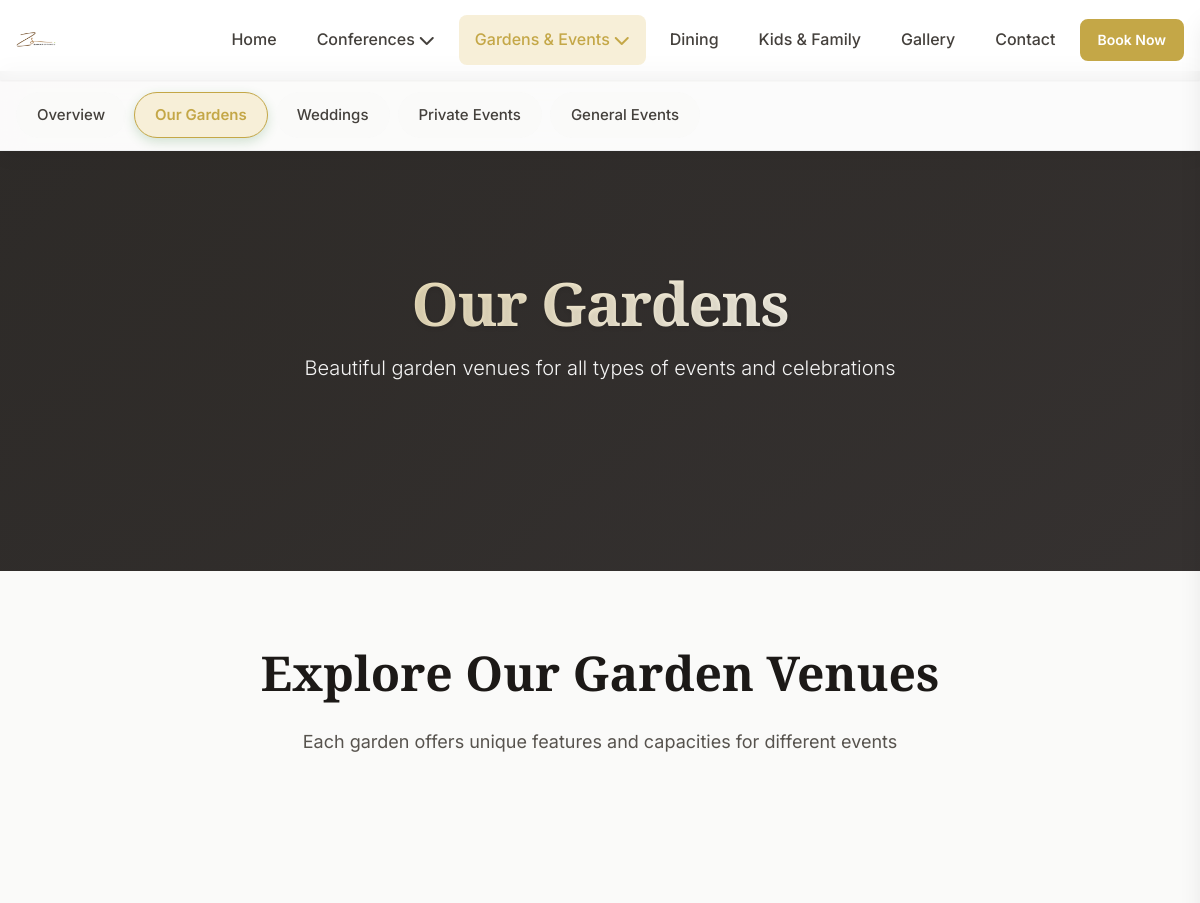
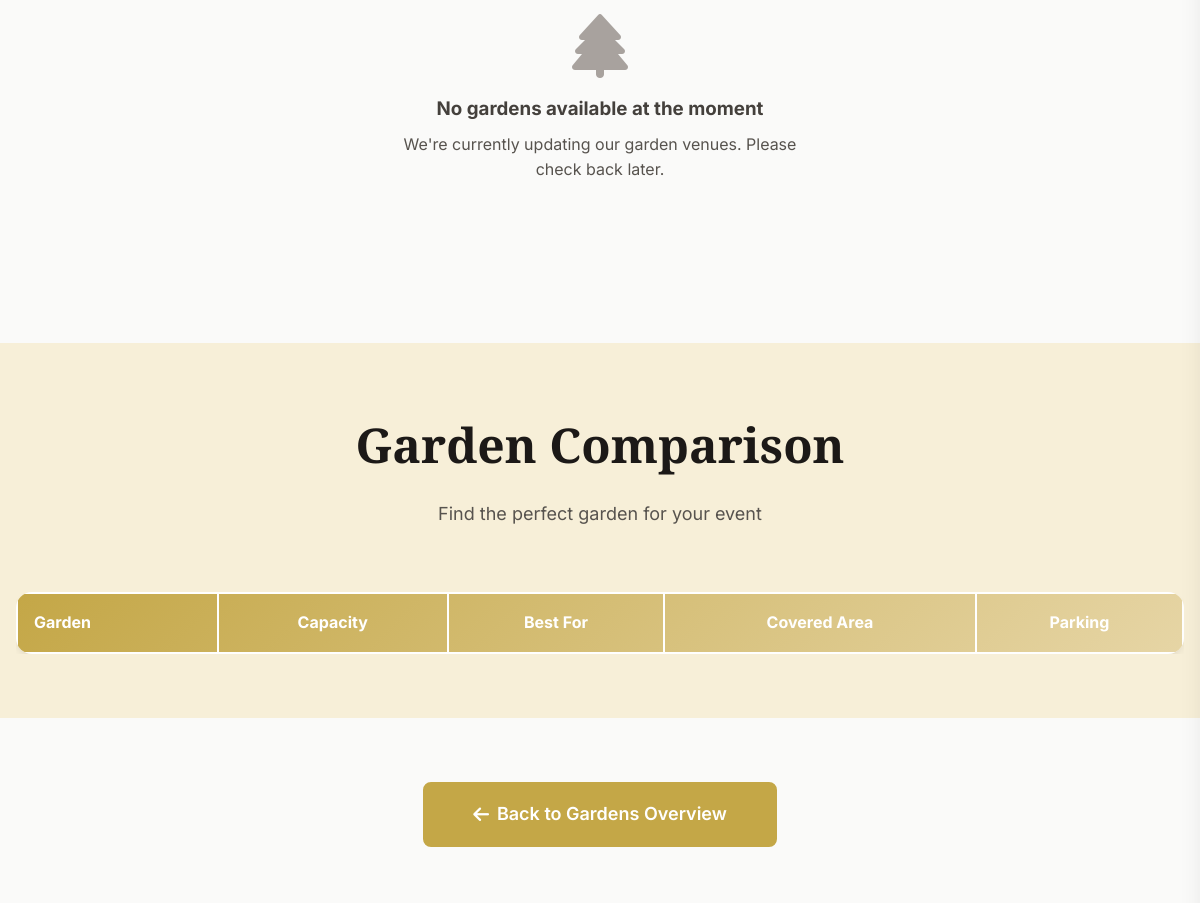
The page /gardens/gardens/ (upper part) on the database as committed earlier (2 pictures, top to bottom).
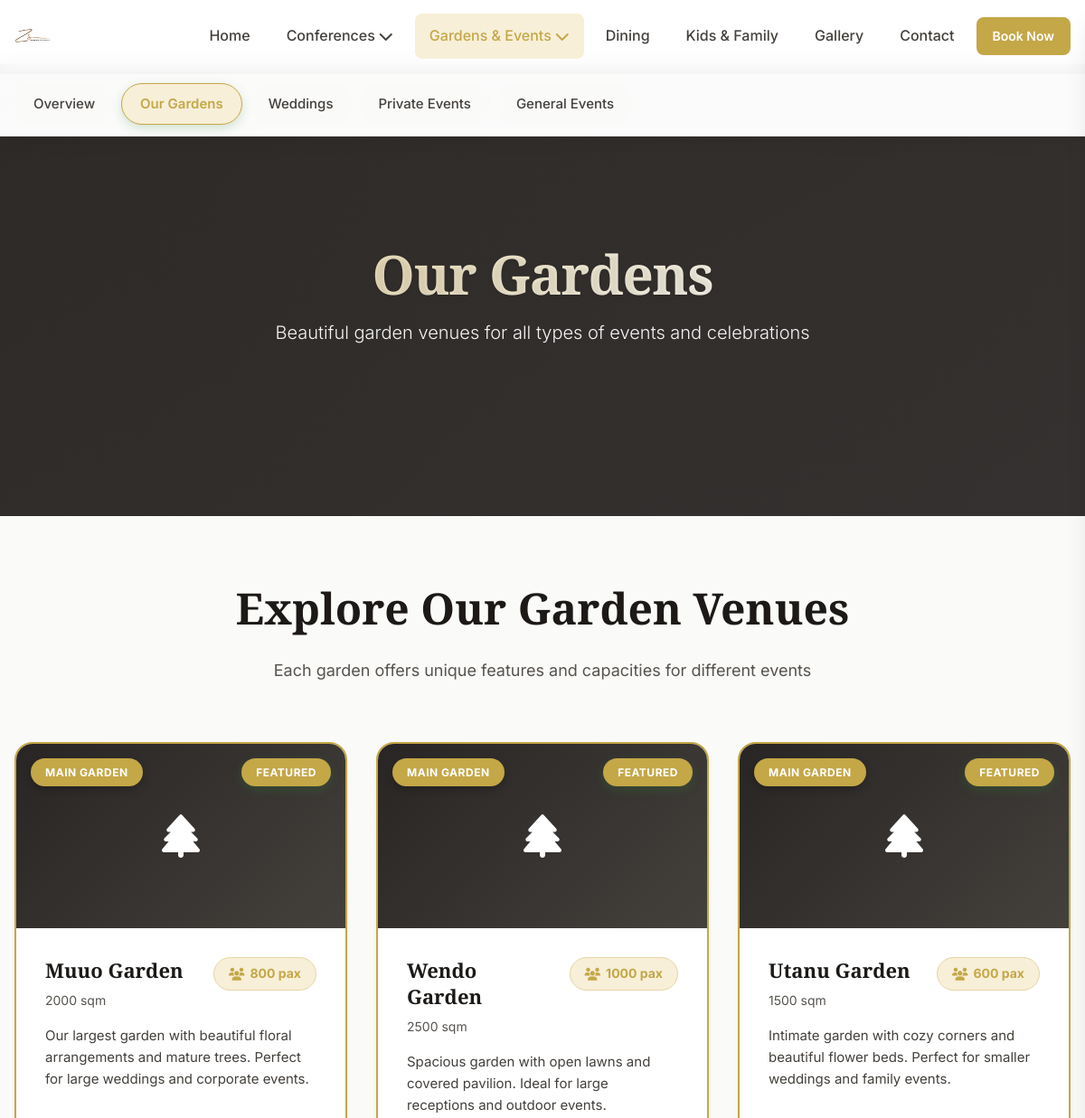
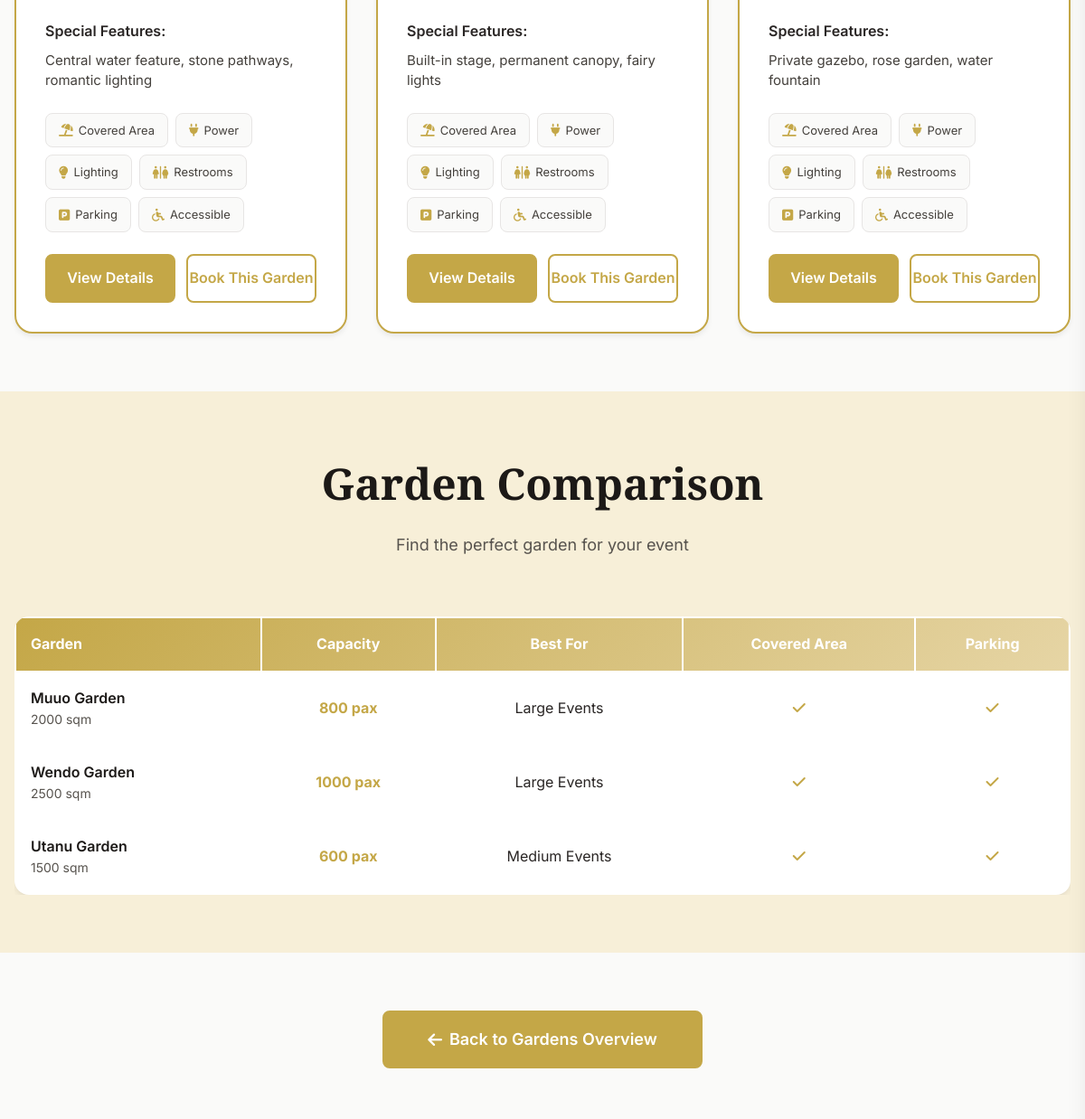
The same page on the database as committed later (2 pictures, top to bottom).
### apps/gardens/models.py (models this page shows, shortened)
class Garden(models.Model):
    GARDEN_TYPES = [
        ('main', 'Main Garden'),
        ('event', 'Event Garden'),
        ('special', 'Special Garden'),
    ]
    name = models.CharField(max_length=100)
    slug = models.SlugField(unique=True)
    garden_type = models.CharField(max_length=20, choices=GARDEN_TYPES)
    capacity = models.IntegerField(
        validators=[MinValueValidator(0)],
        help_text="Maximum capacity for events"
    )
    description = models.TextField()
    featured_image = models.ImageField(
        upload_to='gardens/',
        blank=True
    )
    has_covered_area = models.BooleanField(default=True)
    has_power = models.BooleanField(default=True)
    has_lighting = models.BooleanField(default=True)
    has_restrooms = models.BooleanField(default=True)
    has_parking = models.BooleanField(default=True)
    is_wheelchair_accessible = models.BooleanField(default=True)
    area = models.CharField(max_length=100, blank=True)
    special_features = models.TextField(blank=True)
    is_featured = models.BooleanField(default=False)
    is_active = models.BooleanField(default=True)
    display_order = models.IntegerField(default=0)
    class Meta:
        verbose_name = "Garden"
        verbose_name_plural = "Gardens"
        ordering = ['display_order', 'name']

### apps/gardens/views.py (the view)
# urls.py: path('gardens/', views.gardens_detail_view, name='gardens_list'),
def gardens_detail_view(request):
    gardens = Garden.objects.filter(is_active=True).order_by('display_order')
    context = {
        'gardens': gardens,
        'category': 'Our Gardens',
        'category_description': 'Explore our beautiful garden venues'
    }
    return render(request, 'gardens/gardens_detail.html', context)

### apps/gardens/templates/gardens/gardens_detail.html (shortened to what this page needs)
{% extends "gardens/base.html" %}
{% load static %}
{% block gardens_content %}
<section class="gardens-hero">
    <div class="container">
        <div class="gardens-hero-content">
            <h1 class="gardens-hero-title">Our Gardens</h1>
            <p class="gardens-hero-subtitle">Beautiful garden venues for all types of events and celebrations</p>
        </div>
    </div>
</section>
<section class="section-padding">
    <div class="container">
        <div class="section-header">
            <h2 class="section-title">Explore Our Garden Venues</h2>
            <p class="section-subtitle">Each garden offers unique features and capacities for different events</p>
        </div>
        {% if gardens %}
        <div class="gardens-grid">
            {% for garden in gardens %}
            <div class="garden-card {% if garden.is_featured %}garden-card-featured{% endif %}">
                <div class="garden-image-container">
                    {% if garden.featured_image %}
                    <img class="garden-image" src="{{ garden.featured_image.url }}" alt="{{ garden.name }}" loading="lazy">
                    {% else %}
                    <div class="room-image-placeholder">
                        <i class="fas fa-tree fa-3x"></i>
                    </div>
                    {% endif %}
                    <span class="garden-badge">{{ garden.get_garden_type_display }}</span>
                </div>
                <div class="garden-content">
                    <div class="garden-header">
                        <div>
                            <h3 class="garden-title">{{ garden.name }}</h3>
                            <p style="color: var(--neutral-600); font-size: 0.875rem;">
                                {{ garden.area }}
                            </p>
                        </div>
                        <div class="garden-capacity">
                            <i class="fas fa-users"></i>
                            {{ garden.capacity }} pax
                        </div>
                    </div>
                    <p class="garden-description">
                        {{ garden.description }}
                    </p>
                    {% if garden.special_features %}
                    <div style="margin-bottom: var(--space-lg);">
                        <p style="font-weight: 600; color: var(--neutral-800); margin-bottom: var(--space-2);">
                            Special Features:
                        </p>
                        <p style="color: var(--neutral-700); font-size: 0.9375rem; line-height: 1.5;">
                            {{ garden.special_features }}
                        </p>
                    </div>
                    {% endif %}
                    <div class="garden-features">
                        {% if garden.has_covered_area %}
                        <span class="garden-feature">
                            <i class="fas fa-umbrella-beach"></i>
                            Covered Area
                        </span>
                        {% endif %}
                        {% if garden.has_power %}
                        <span class="garden-feature">
                            <i class="fas fa-plug"></i>
                            Power
                        </span>
                        {% endif %}
                        {% if garden.has_lighting %}
                        <span class="garden-feature">
                            <i class="fas fa-lightbulb"></i>
                            Lighting
                        </span>
                        {% endif %}
                        {% if garden.has_restrooms %}
                        <span class="garden-feature">
                            <i class="fas fa-restroom"></i>
                            Restrooms
                        </span>
                        {% endif %}
                        {% if garden.has_parking %}
                        <span class="garden-feature">
                            <i class="fas fa-parking"></i>
                            Parking
                        </span>
                        {% endif %}
                        {% if garden.is_wheelchair_accessible %}
                        <span class="garden-feature">
                            <i class="fas fa-wheelchair"></i>
                            Accessible
                        </span>
                        {% endif %}
                    </div>
                    <div class="room-actions">
                        <a href="{% url 'gardens:garden_detail' garden.slug %}" class="btn btn-gold">
                            View Details
                        </a>
                        <a href="{% url 'gardens:garden_detail' garden.slug %}#booking" class="btn btn-outline-gold">
                            Book This Garden
                        </a>
                    </div>
                </div>
            </div>
            {% endfor %}
        </div>
        {% else %}
        <div class="text-center" style="padding: var(--space-12) 0;">
            <i class="fas fa-tree fa-4x" style="color: var(--neutral-400); margin-bottom: var(--space-4);"></i>
            <h3 style="margin-bottom: var(--space-2); color: var(--neutral-700);">No gardens available at the moment</h3>
            <p style="color: var(--neutral-600); max-width: 400px; margin: 0 auto;">
                We're currently updating our garden venues. Please check back later.
            </p>
        </div>
        {% endif %}
    </div>
</section>
<section class="section-padding bg-gold-light">
    <div class="container">
        <div class="section-header">
            <h2 class="section-title">Garden Comparison</h2>
            <p class="section-subtitle">Find the perfect garden for your event</p>
        </div>
        <div style="overflow-x: auto;">
            <table style="width: 100%; background: white; border-radius: 1rem; overflow: hidden; box-shadow: var(--card-shadow);">
                <thead>
                    <tr style="background: linear-gradient(135deg, var(--gardens-primary) 0%, var(--gardens-accent) 100%); color: white;">
                        <th style="padding: var(--space-4); text-align: left;">Garden</th>
                        <th style="padding: var(--space-4); text-align: center;">Capacity</th>
                        <th style="padding: var(--space-4); text-align: center;">Best For</th>
                        <th style="padding: var(--space-4); text-align: center;">Covered Area</th>
                        <th style="padding: var(--space-4); text-align: center;">Parking</th>
                    </tr>
                </thead>
                <tbody>
                    {% for garden in gardens|slice:":3" %}
                    <tr style="border-bottom: 1px solid var(--neutral-200);">
                        <td style="padding: var(--space-4);">
                            <div style="font-weight: 600; color: var(--neutral-900);">{{ garden.name }}</div>
                            <div style="font-size: 0.875rem; color: var(--neutral-600);">{{ garden.area }}</div>
                        </td>
                        <td style="padding: var(--space-4); text-align: center; font-weight: 700; color: var(--gardens-primary);">
                            {{ garden.capacity }} pax
                        </td>
                        <td style="padding: var(--space-4); text-align: center;">
                            {% if garden.capacity >= 800 %}
                            Large Events
                            {% elif garden.capacity >= 500 %}
                            Medium Events
                            {% else %}
                            Intimate Events
                            {% endif %}
                        </td>
                        <td style="padding: var(--space-4); text-align: center;">
                            {% if garden.has_covered_area %}
                            <i class="fas fa-check" style="color: var(--gardens-primary);"></i>
                            {% else %}
                            <i class="fas fa-times" style="color: var(--neutral-400);"></i>
                            {% endif %}
                        </td>
                        <td style="padding: var(--space-4); text-align: center;">
                            {% if garden.has_parking %}
                            <i class="fas fa-check" style="color: var(--gardens-primary);"></i>
                            {% else %}
                            <i class="fas fa-times" style="color: var(--neutral-400);"></i>
                            {% endif %}
                        </td>
                    </tr>
                    {% endfor %}
                </tbody>
            </table>
        </div>
    </div>
</section>
<section class="section-padding">
    <div class="container">
        <div class="text-center">
            <a href="{% url 'gardens:overview' %}" class="btn btn-gold btn-large">
                <i class="fas fa-arrow-left"></i>
                Back to Gardens Overview
            </a>
        </div>
    </div>
</section>
{% endblock %}

### apps/gardens/templates/gardens/base.html
{% extends "base.html" %}
{% load static %}
{% block extra_css %}
<link rel="stylesheet" href="{% static 'css/gardens.css' %}">
{% endblock %}
{% block content %}
<nav class="gardens-nav">
    <div class="container">
        <ul class="gardens-nav-list">
            <li>
                <a href="{% url 'gardens:overview' %}"
                   class="{% if request.resolver_match.url_name == 'overview' %}active{% endif %}">
                    Overview
                </a>
            </li>
            <li>
                <a href="{% url 'gardens:gardens_list' %}"
                   class="{% if request.resolver_match.url_name == 'gardens_list' %}active{% endif %}">
                    Our Gardens
                </a>
            </li>
            <li>
                <a href="{% url 'gardens:weddings' %}"
                   class="{% if request.resolver_match.url_name == 'weddings' %}active{% endif %}">
                    Weddings
                </a>
            </li>
            <li>
                <a href="{% url 'gardens:private_events' %}"
                   class="{% if request.resolver_match.url_name == 'private_events' %}active{% endif %}">
                    Private Events
                </a>
            </li>
            <li>
                <a href="{% url 'gardens:general_events' %}"
                   class="{% if request.resolver_match.url_name == 'general_events' %}active{% endif %}">
                    General Events
                </a>
            </li>
        </ul>
    </div>
</nav>
{% block gardens_content %}
{% endblock %}
{% endblock %}

### templates/base.html (shortened to what this page needs)
{% load static %}
<!DOCTYPE html>
<html lang="en" class="no-js">
<head>
    <link rel="stylesheet" href="https://cdnjs.cloudflare.com/ajax/libs/font-awesome/6.4.0/css/all.min.css">
    <link rel="stylesheet" href="{% static 'css/style.css' %}">
    {% block extra_css %}{% endblock %}
</head>
<body>
    <header class="main-header">
        <div class="container">
            <div class="header-content">
                <div class="logo">
                    <a href="/" class="logo-link">
                        <div class="logo-icon">
                            <img src="{% static 'images/zamar-springs-log-1.webp' %}" alt="Zamar Springs Gardens Logo" style="width:100%; height:100%; object-fit:contain;">
                        </div>
                    </a>
                </div>
                <nav class="desktop-nav">
                    <ul class="nav-list">
                        <li><a href="{% url 'home:index' %}" class="nav-link {% if request.resolver_match.app_name == 'home' %}active{% endif %}">Home</a></li>
                        <li class="nav-dropdown">
                            <a href="{% url 'conferences:overview' %}" class="nav-link {% if request.resolver_match.app_name == 'conferences' %}active{% endif %}">
                                Conferences <i class="fas fa-chevron-down"></i>
                            </a>
                        </li>
                        <li class="nav-dropdown">
                            <a href="{% url 'gardens:overview' %}" class="nav-link {% if request.resolver_match.app_name == 'gardens' %}active{% endif %}">
                                Gardens & Events <i class="fas fa-chevron-down"></i>
                            </a>
                        </li>
                        <li><a href="#" class="nav-link">Dining</a></li>
                        <li><a href="#" class="nav-link">Kids & Family</a></li>
                        <li><a href="#" class="nav-link">Gallery</a></li>
                        <li><a href="#" class="nav-link">Contact</a></li>
                        <li><a href="#" class="btn btn-gold btn-small">Book Now</a></li>
                    </ul>
                </nav>
            </div>
        </div>
    </header>
    <main class="main-content">
        {% block content %}{% endblock %}
    </main>
</body>
</html>

Rows that differ between the two databases and show on the page:
added Garden: garden_type "MAIN GARDEN", name "Muuo Garden", area "2000 sqm", capacity "800", description "Our largest garden with beautiful floral arrangements and mature trees. Perfect for large weddings and corporate events.", special_features "Central water feature, stone pathways, romantic lighting", has_covered_area True (drawn), has_power True (drawn), has_lighting True (drawn), has_restrooms True (drawn), has_parking True (drawn), is_wheelchair_accessible True (drawn), shows "Large Events"
added Garden: garden_type "MAIN GARDEN", name "Wendo Garden", area "2500 sqm", capacity "1000", description "Spacious garden with open lawns and covered pavilion. Ideal for large receptions and outdoor events.", special_features "Built-in stage, permanent canopy, fairy lights", has_covered_area True (drawn), has_power True (drawn), has_lighting True (drawn), has_restrooms True (drawn), has_parking True (drawn), is_wheelchair_accessible True (drawn), shows "Large Events"
added Garden: garden_type "MAIN GARDEN", name "Utanu Garden", area "1500 sqm", capacity "600", description "Intimate garden with cozy corners and beautiful flower beds. Perfect for smaller weddings and family events.", special_features "Private gazebo, rose garden, water fountain", has_covered_area True (drawn), has_power True (drawn), has_lighting True (drawn), has_restrooms True (drawn), has_parking True (drawn), is_wheelchair_accessible True (drawn), shows "Medium Events"
Other text that changed with them:
text no longer shown: "No gardens available at the moment We're currently updating our garden venues. Please check back later."
